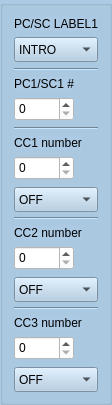
     <widget class="QGroupBox" name="columnbox1">
      <property name="geometry">
       <rect>
        <x>10</x>
        <y>60</y>
        <width>111</width>
        <height>381</height>
       </rect>
      </property>
      <property name="styleSheet">
       <string notr="true">background-color: rgb(172, 202, 227);</string>
      </property>
      <layout class="QVBoxLayout" name="verticalLayout_5">
       <item>
        <widget class="QLabel" name="label_BankPC1_1">
         <property name="sizePolicy">
          <sizepolicy hsizetype="Fixed" vsizetype="Preferred">
           <horstretch>0</horstretch>
           <verstretch>0</verstretch>
          </sizepolicy>
         </property>
         <property name="maximumSize">
          <size>
           <width>16777215</width>
           <height>30</height>
          </size>
         </property>
         <property name="text">
          <string>PC/SC LABEL1</string>
         </property>
        </widget>
       </item>
       <item>
        <widget class="QComboBox" name="presetLabel1_1">
         <property name="minimumSize">
          <size>
           <width>0</width>
           <height>25</height>
          </size>
         </property>
         <property name="styleSheet">
          <string notr="true">background-color: rgb(172, 202, 227);</string>
         </property>
         <item>
          <property name="text">
           <string>INTRO</string>
          </property>
         </item>
         <item>
          <property name="text">
           <string>VERSE</string>
          </property>
         </item>
         <item>
          <property name="text">
           <string>CHORUS</string>
          </property>
         </item>
         <item>
          <property name="text">
           <string notr="true">SOLO</string>
          </property>
         </item>
         <item>
          <property name="text">
           <string>OUTRO</string>
          </property>
         </item>
         <item>
          <property name="text">
           <string>BRIDGE</string>
          </property>
         </item>
        </widget>
       </item>
       <item>
        <widget class="Line" name="line_2">
         <property name="orientation">
          <enum>Qt::Horizontal</enum>
         </property>
        </widget>
       </item>
       <item>
        <widget class="QLabel" name="label_PC1_1">
         <property name="sizePolicy">
          <sizepolicy hsizetype="Fixed" vsizetype="Preferred">
           <horstretch>0</horstretch>
           <verstretch>0</verstretch>
          </sizepolicy>
         </property>
         <property name="maximumSize">
          <size>
           <width>16777215</width>
           <height>30</height>
          </size>
         </property>
         <property name="text">
          <string>PC1/SC1 #</string>
         </property>
        </widget>
       </item>
       <item>
        <widget class="QSpinBox" name="spinBox_PC1_1">
         <property name="sizePolicy">
          <sizepolicy hsizetype="Fixed" vsizetype="Fixed">
           <horstretch>0</horstretch>
           <verstretch>0</verstretch>
          </sizepolicy>
         </property>
         <property name="minimumSize">
          <size>
           <width>60</width>
           <height>24</height>
          </size>
         </property>
         <property name="maximumSize">
          <size>
           <width>60</width>
           <height>16777215</height>
          </size>
         </property>
         <property name="styleSheet">
          <string notr="true">background-color: rgb(255, 255, 255);</string>
         </property>
         <property name="accelerated">
          <bool>true</bool>
         </property>
         <property name="maximum">
          <number>127</number>
         </property>
        </widget>
       </item>
       <item>
        <widget class="Line" name="line_12">
         <property name="orientation">
          <enum>Qt::Horizontal</enum>
         </property>
        </widget>
       </item>
       <item>
        <widget class="QLabel" name="label_CC1_1">
         <property name="sizePolicy">
          <sizepolicy hsizetype="Fixed" vsizetype="Preferred">
           <horstretch>0</horstretch>
           <verstretch>0</verstretch>
          </sizepolicy>
         </property>
         <property name="maximumSize">
          <size>
           <width>16777215</width>
           <height>30</height>
          </size>
         </property>
         <property name="text">
          <string>CC1 number</string>
         </property>
        </widget>
       </item>
       <item>
        <widget class="QSpinBox" name="spinBox_CC1_1">
         <property name="sizePolicy">
          <sizepolicy hsizetype="Fixed" vsizetype="Fixed">
           <horstretch>0</horstretch>
           <verstretch>0</verstretch>
          </sizepolicy>
         </property>
         <property name="minimumSize">
          <size>
           <width>60</width>
           <height>24</height>
          </size>
         </property>
         <property name="maximumSize">
          <size>
           <width>60</width>
           <height>16777215</height>
          </size>
         </property>
         <property name="styleSheet">
          <string notr="true">background-color: rgb(255, 255, 255);</string>
         </property>
         <property name="accelerated">
          <bool>true</bool>
         </property>
         <property name="maximum">
          <number>127</number>
         </property>
        </widget>
       </item>
       <item>
        <widget class="QComboBox" name="onoff1_1">
         <property name="minimumSize">
          <size>
           <width>0</width>
           <height>25</height>
          </size>
         </property>
         <property name="maximumSize">
          <size>
           <width>16777215</width>
           <height>22</height>
          </size>
         </property>
         <property name="styleSheet">
          <string notr="true">background-color: rgb(172, 202, 227);</string>
         </property>
         <item>
          <property name="text">
           <string>OFF</string>
          </property>
         </item>
         <item>
          <property name="text">
           <string>ON</string>
          </property>
         </item>
        </widget>
       </item>
       <item>
        <widget class="Line" name="line_22">
         <property name="orientation">
          <enum>Qt::Horizontal</enum>
         </property>
        </widget>
       </item>
       <item>
        <widget class="QLabel" name="label_CC2_1">
         <property name="sizePolicy">
          <sizepolicy hsizetype="Fixed" vsizetype="Preferred">
           <horstretch>0</horstretch>
           <verstretch>0</verstretch>
          </sizepolicy>
         </property>
         <property name="maximumSize">
          <size>
           <width>16777215</width>
           <height>30</height>
          </size>
         </property>
         <property name="text">
          <string>CC2 number</string>
         </property>
        </widget>
       </item>
       <item>
        <widget class="QSpinBox" name="spinBox_CC2_1">
         <property name="sizePolicy">
          <sizepolicy hsizetype="Fixed" vsizetype="Fixed">
           <horstretch>0</horstretch>
           <verstretch>0</verstretch>
          </sizepolicy>
         </property>
         <property name="minimumSize">
          <size>
           <width>60</width>
           <height>24</height>
          </size>
         </property>
         <property name="maximumSize">
          <size>
           <width>60</width>
           <height>16777215</height>
          </size>
         </property>
         <property name="styleSheet">
          <string notr="true">background-color: rgb(255, 255, 255);</string>
         </property>
         <property name="accelerated">
          <bool>true</bool>
         </property>
         <property name="maximum">
          <number>127</number>
         </property>
        </widget>
       </item>
       <item>
        <widget class="QComboBox" name="onoff2_1">
         <property name="minimumSize">
          <size>
           <width>0</width>
           <height>25</height>
          </size>
         </property>
         <property name="maximumSize">
          <size>
           <width>16777215</width>
           <height>22</height>
          </size>
         </property>
         <property name="styleSheet">
          <string notr="true">background-color: rgb(172, 202, 227);</string>
         </property>
         <item>
          <property name="text">
           <string>OFF</string>
          </property>
         </item>
         <item>
          <property name="text">
           <string>ON</string>
          </property>
         </item>
        </widget>
       </item>
       <item>
        <widget class="Line" name="line_23">
         <property name="orientation">
          <enum>Qt::Horizontal</enum>
         </property>
        </widget>
       </item>
       <item>
        <widget class="QLabel" name="label_CC3_1">
         <property name="sizePolicy">
          <sizepolicy hsizetype="Fixed" vsizetype="Preferred">
           <horstretch>0</horstretch>
           <verstretch>0</verstretch>
          </sizepolicy>
         </property>
         <property name="maximumSize">
          <size>
           <width>16777215</width>
           <height>30</height>
          </size>
         </property>
         <property name="text">
          <string>CC3 number</string>
         </property>
        </widget>
       </item>
       <item>
        <widget class="QSpinBox" name="spinBox_CC3_1">
         <property name="sizePolicy">
          <sizepolicy hsizetype="Fixed" vsizetype="Fixed">
           <horstretch>0</horstretch>
           <verstretch>0</verstretch>
          </sizepolicy>
         </property>
         <property name="minimumSize">
          <size>
           <width>60</width>
           <height>24</height>
          </size>
         </property>
         <property name="maximumSize">
          <size>
           <width>60</width>
           <height>16777215</height>
          </size>
         </property>
         <property name="styleSheet">
          <string notr="true">background-color: rgb(255, 255, 255);</string>
         </property>
         <property name="accelerated">
          <bool>true</bool>
         </property>
         <property name="maximum">
          <number>127</number>
         </property>
        </widget>
       </item>
       <item>
        <widget class="QComboBox" name="onoff3_1">
         <property name="minimumSize">
          <size>
           <width>0</width>
           <height>25</height>
          </size>
         </property>
         <property name="maximumSize">
          <size>
           <width>16777215</width>
           <height>22</height>
          </size>
         </property>
         <property name="styleSheet">
          <string notr="true">background-color: rgb(172, 202, 227);</string>
         </property>
         <item>
          <property name="text">
           <string>OFF</string>
          </property>
         </item>
         <item>
          <property name="text">
           <string>ON</string>
          </property>
         </item>
        </widget>
       </item>
      </layout>
     </widget>
